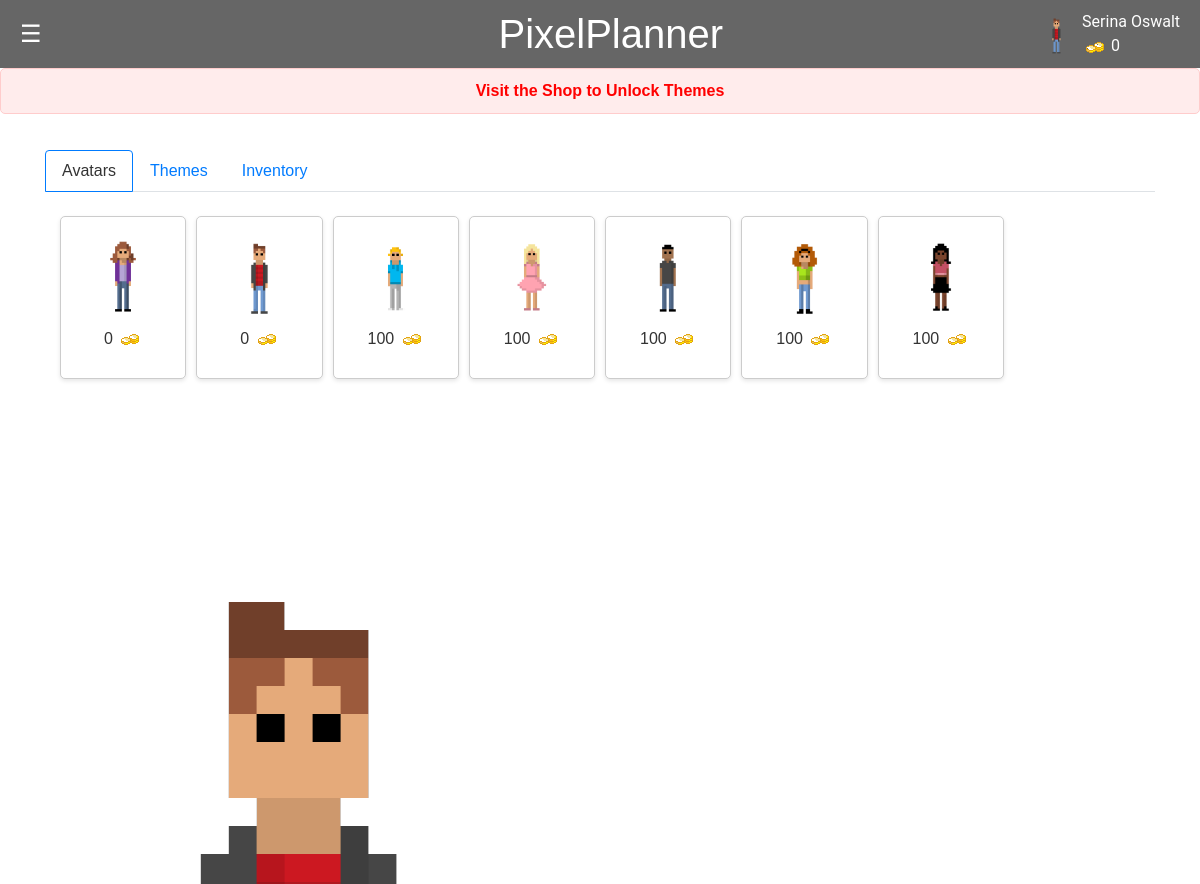
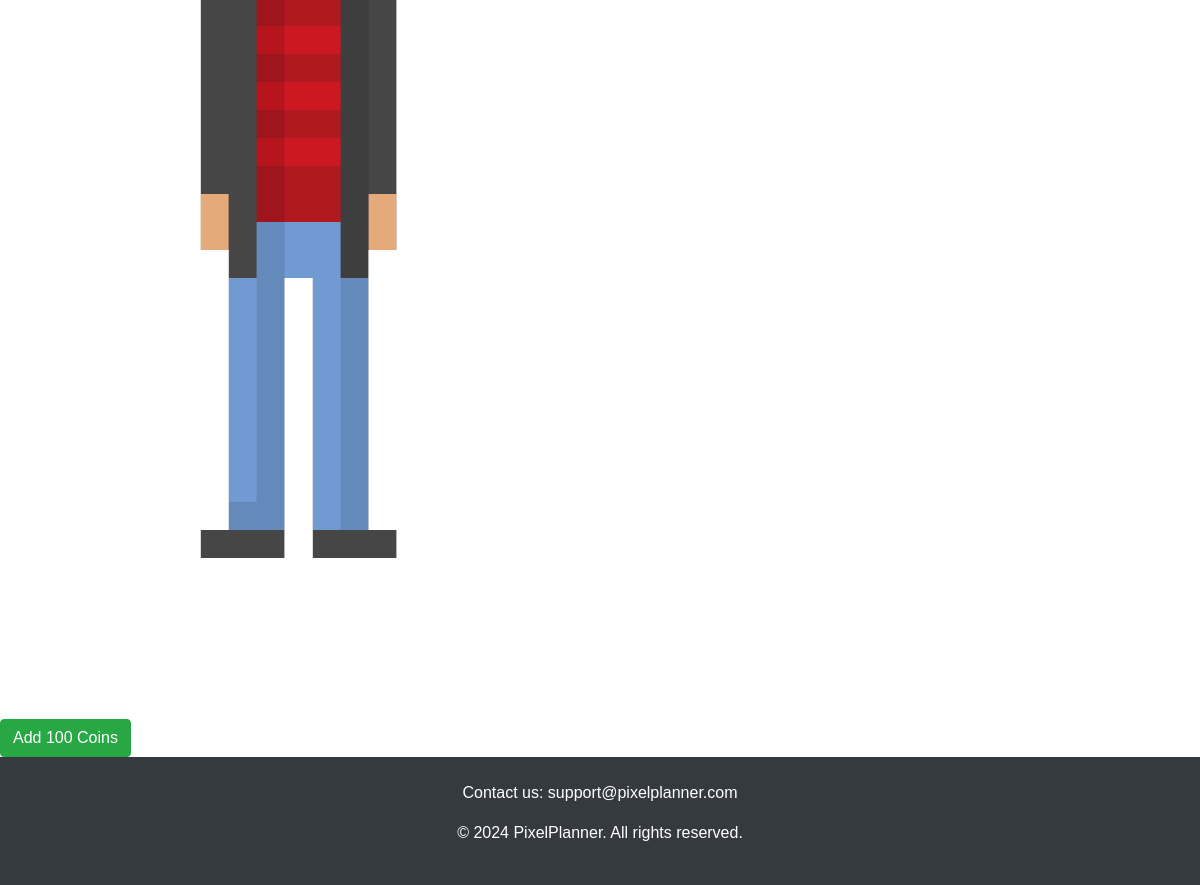
The app's page /shop (signed in) with its own data (2 pictures, top to bottom).
### app.py (models this page shows, shortened)
class User(db.Model):
    id = db.Column(db.Integer, primary_key=True)
    name = db.Column(db.String(100), nullable=False)
    email = db.Column(db.String(100), unique=True)
    password = db.Column(db.String(100))
    canvas_api_key = db.Column(db.String(255))
    course_codes_list = db.Column(db.String(255))
    avatar = db.Column(db.String(255))
    coins = db.Column(db.Integer)
    color_picker_unlocked = db.Column(db.Boolean, default=False)
    user_items = db.relationship('UserItem', backref='user', lazy=True, cascade="all, delete, delete-orphan")

class Item(db.Model):
    id = db.Column(db.Integer, primary_key=True)
    name = db.Column(db.String(100), nullable=False)
    price = db.Column(db.Integer, nullable=False)
    img = db.Column(db.String(255))

### app.py (the view)
@app.route('/shop')
def shop():
    if 'email' not in session:
        flash('Please log in to access the shop.')
        return redirect(url_for('login'))
    user = User.query.filter_by(email=session['email']).first()
    if not user:
        flash('User not found.')
        return redirect(url_for('login'))
    all_items = Item.query.all()
    unlocked_items = {ui.item.id for ui in user.user_items if ui.unlocked}  # use .all() to fetch items
    items_for_display = [{
        'id': item.id,
        'name': item.name,
        'img': item.img,
        'price': item.price,
        'unlocked': item.id in unlocked_items
    } for item in all_items]
    return render_template('shop.html', user=user, items=items_for_display)

### templates/shop.html (shortened to what this page needs)
<!DOCTYPE html>
<html lang="en">
<head>
    <link rel="stylesheet" href="https://cdn.jsdelivr.net/npm/bootstrap@4.6.2/dist/css/bootstrap.min.css">
    <link rel="stylesheet" href="/static/css/styles.css">
</head>
<header>
    <div class="menu-icon" onmouseover="openNav()" onmouseout="closeNav()">&#9776;</div>
    <h1>PixelPlanner</h1>
    <div class="profile-info">
        <img src="{{ url_for('static', filename='images/' + user.avatar) }}" alt="User Avatar" class="avatar">
        <div class="player-info">
            <span class="player-name">{{session.get('user_name', 'Guest')}}</span>
            <span class="player-coins"><img src="{{ url_for('static', filename='images/coin.png') }}" alt="Coin"> {{
                user.coins }}</span>
        </div>
</header>
{% if user.color_picker_unlocked %}
<form class="color-picker">
    <fieldset>
        <legend class="visually-hidden">Pick a color scheme</legend>
        <label for="light" class="visually-hidden">Light Theme</label>
        <input type="radio" name="theme" id="light" checked>
        <label for="pink" class="visually-hidden">Pink Theme</label>
        <input type="radio" name="theme" id="pink">
        <label for="blue" class="visually-hidden">Blue Theme</label>
        <input type="radio" name="theme" id="blue">
        <label for="green" class="visually-hidden">Green</label>
        <input type="radio" name="theme" id="green">
        <label for="dark" class="visually-hidden">Dark</label>
        <input type="radio" name="theme" id="dark">
    </fieldset>
</form>
{% else %}
<p class="locked-feature-notice">Visit the Shop to Unlock Themes</p>
{% endif %}
<body>
    <div class="shop-layout">
        <div class="container">
            <ul class="nav nav-tabs" id="shopTabs">
                <li class="nav-item">
                    <a class="nav-link active" data-toggle="tab" href="#avatars">Avatars</a>
                </li>
                <li class="nav-item">
                    <a class="nav-link" data-toggle="tab" href="#themes">Themes</a>
                </li>
                <li class="nav-item">
                    <a class="nav-link" data-toggle="tab" href="#inventory">Inventory</a>
                </li>
            </ul>
            <div class="tab-content">
                <div id="avatars" class="container tab-pane active"><br>
                    <div class="shop-grid">
                        {% for item in items %}
                        <div class="shop-item {{ 'purchased' if item.unlocked else '' }}" data-item-id="{{ item.id }}"
                            data-name="{{ item.name }}" data-price="{{ item.price }}"
                            data-img="{{ url_for('static', filename='images/' + item.img) }}">
                            <img src="{{ url_for('static', filename='images/' + item.img) }}" alt="{{ item.name }}">
                            <p>{{ item.price }} <img src="{{ url_for('static', filename='images/coin.png') }}"
                                    alt="Coin"></p>
                        </div>
                        {% endfor %}
                    </div>
                </div>
            </div>
        </div>
    </div>
    <div class="user-avatar-large">
        <img src="{{ url_for('static', filename='images/' + user.avatar) }}" alt="User Avatar">
    </div>
<div>
    <form action="{{ url_for('add_coins') }}" method="post">
        <button type="submit" class="btn btn-success">Add 100 Coins</button>
    </form>
</div>
    <footer class="footer bg-dark text-white py-4">
        <div class="container text-center">
            <p>Contact us: support@pixelplanner.com</p>
            <p>&copy; 2024 PixelPlanner. All rights reserved.</p>
        </div>
    </footer>
</body>
</html>

### static/css/styles.css (style rules this page uses)
body, html { height: 100%; margin: 0; padding: 0; font-family: Arial, sans-serif; background-color: var(--bg-color); color: var(--text-color); }
body, html { margin: 0; padding: 0; font-family: Arial, sans-serif; }
header { display: flex; justify-content: space-between; align-items: center; background-color: var(--notification-text-color); padding: 10px 20px; position: relative; }
header h1 { margin: 0; flex-grow: 1; text-align: center; color: var(--bg-color) }
.menu-icon { cursor: pointer; font-size: 24px; color: var(--bg-color); }
.profile-info { display: flex; align-items: center; position: absolute; top: 10px; right: 20px; font-family: 'Roboto', sans-serif; color: var(--bg-color); }
.avatar { height: 50px; width: auto; border-radius: 50%; }
.player-info { display: flex; flex-direction: column; margin-left: 10px }
body { font-family: Arial, sans-serif; background-color: var(--bg-color); margin: 0; padding: 0; }
.shop-layout { display: flex; justify-content: left; padding: 20px; width: 100%; }
.shop-grid { display: grid; width: 100%; grid-template-columns: repeat(auto-fill, minmax(120px, 1fr)); gap: 10px; margin: 0 auto; }
.shop-item, .inventory-item { display: flex; flex-direction: column; align-items: center; justify-content: center; border: 1px solid #ccc; padding: 10px; border-radius: 5px; box-shadow: 0 2px 4px rgba(0,0,0,0.1); background-color: #fff; transition: border 0.3s ease-in-out; cursor: pointer; }
.shop-item img, .inventory-item img { height: 100px; max-width: 100%; }
.shop-item p img, .inventory-item p img { height: auto; width: auto; }
.user-avatar-large { flex: 1; width: 50%; display: flex; justify-content: center; align-items: center; }
.nav-tabs .nav-link.active { color: var(--text-color); background-color: var(--bg-color); border-color: #007bff; }
:root { --bg-color: #fff; --text-color: #333; --link-color: #007bff; --hover-bg-color: #cccccc; --hover-text-decoration: underline; --notification-text-color: #666; --border-color: #eee; --event-color: #666; }
a { color: var(--link-color); }
.locked-feature-notice { color: #ff0000; font-weight: bold; padding: 10px; background-color: #ffecec; border: 1px solid #ffcccc; border-radius: 5px; text-align: center; }

### records on screen
User: avatar (picture), get "Serina Oswalt", coins "0"
Item: img (picture), price "0"
Item: img (picture), price "0"
Item: img (picture), price "100"
Item: img (picture), price "100"
Item: img (picture), price "100"
Item: img (picture), price "100"
Item: img (picture), price "100"
